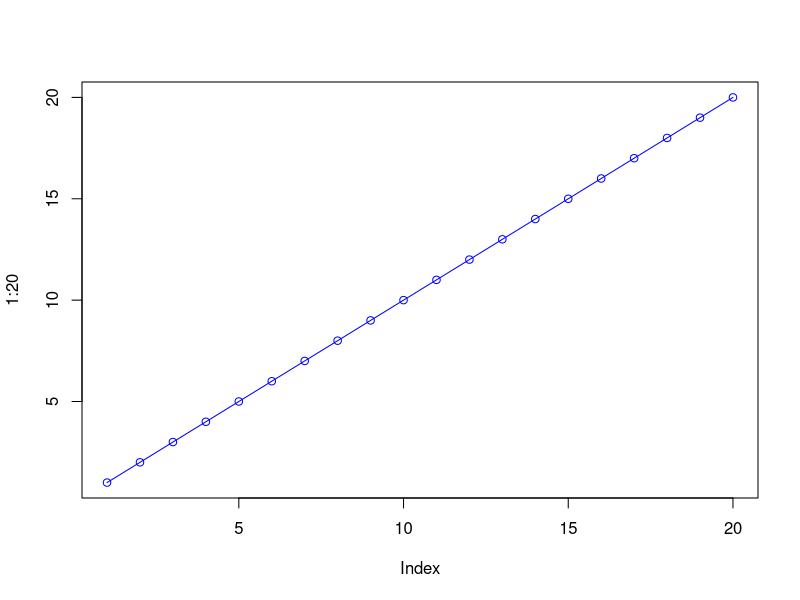
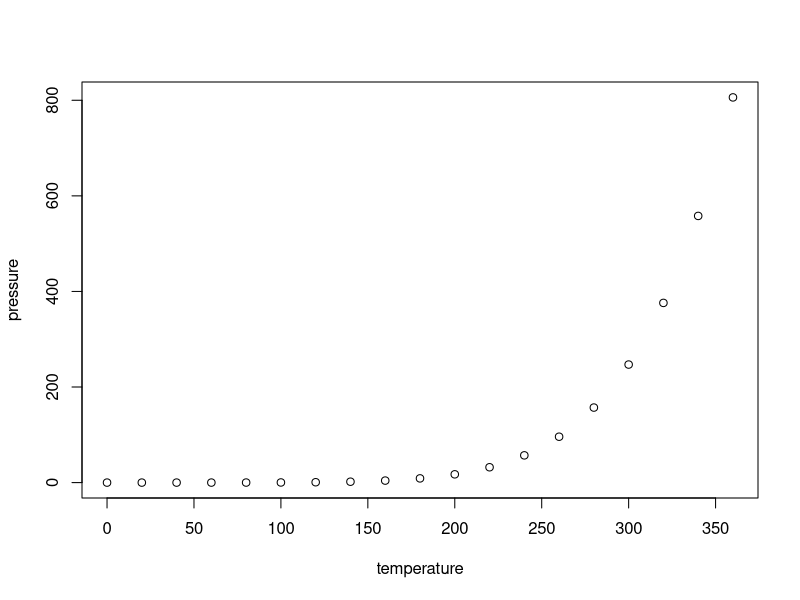

These figures' R source, in order:
## ---- chunk 1
knitr::opts_chunk$set(echo = TRUE)
## ---- chunk 2
plot(1:20, typ="o", col="blue")
## ---- chunk 3
summary(cars)
## ---- chunk 4
plot(pressure)
